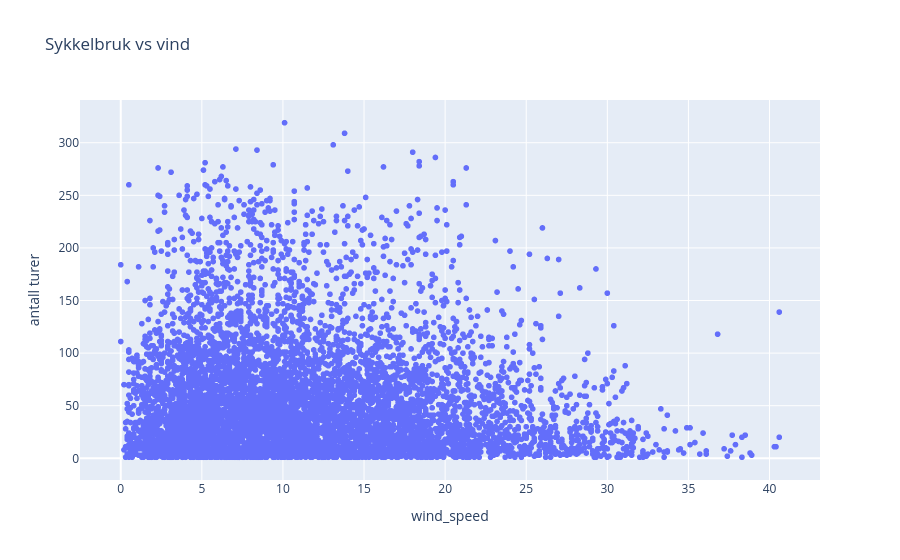

The notebook cell this image was saved under:
### Code cell
# visualiserer sammenheng mellom sykkelbruk og vind via scatter
fig = px.scatter(merged_df, x="wind_speed", y="trips_count", title="Sykkelbruk vs vind")
fig.update_layout(yaxis_title="antall turer")
fig.show()

### Figure 1 — Plotly figure (JSON) as saved in the notebook; plotly's stock layout.template omitted (floating-point values rounded to 4 significant figures; data arrays with more than 128 entries replaced by an {"elided": "..."} marker saying what was removed)
{"data": [{"hovertemplate": "wind_speed=%{x}<br>trips_count=%{y}<extra></extra>", "legendgroup": "", "marker": {"color": "#636efa", "symbol": "circle"}, "mode": "markers", "name": "", "showlegend": false, "type": "scattergl", "x": {"elided": "9284 float values"}, "xaxis": "x", "y": {"elided": "9284 float values"}, "yaxis": "y"}], "layout": {"legend": {"tracegroupgap": 0}, "title": {"text": "Sykkelbruk vs vind"}, "xaxis": {"anchor": "y", "domain": [0, 1], "title": {"text": "wind_speed"}}, "yaxis": {"anchor": "x", "domain": [0, 1], "title": {"text": "antall turer"}}}}
